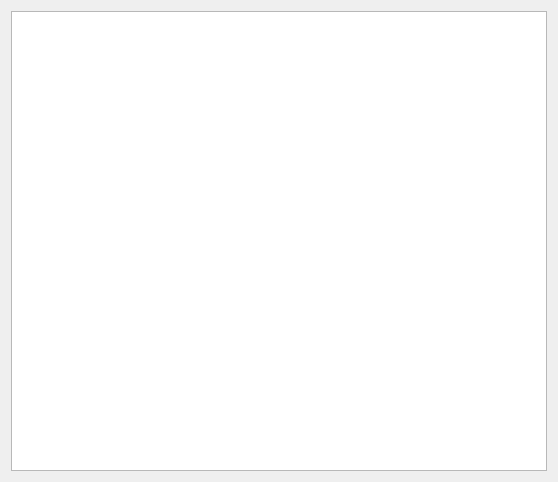
<?xml version="1.0" encoding="UTF-8"?>
<ui version="4.0">
 <class>MatrixWidget</class>
 <widget class="QWidget" name="MatrixWidget">
  <property name="geometry">
   <rect>
    <x>0</x>
    <y>0</y>
    <width>558</width>
    <height>482</height>
   </rect>
  </property>
  <property name="font">
   <font>
    <family>Verdana</family>
    <pointsize>14</pointsize>
   </font>
  </property>
  <property name="windowTitle">
   <string>MatrixWidget</string>
  </property>
  <property name="layoutDirection">
   <enum>Qt::LeftToRight</enum>
  </property>
  <layout class="QVBoxLayout" name="verticalLayout_5">
   <item>
    <widget class="QTableWidget" name="matrix">
     <property name="font">
      <font>
       <family>Verdana</family>
       <pointsize>14</pointsize>
      </font>
     </property>
    </widget>
   </item>
  </layout>
 </widget>
 <layoutdefault spacing="6" margin="11"/>
 <resources/>
 <connections/>
</ui>
